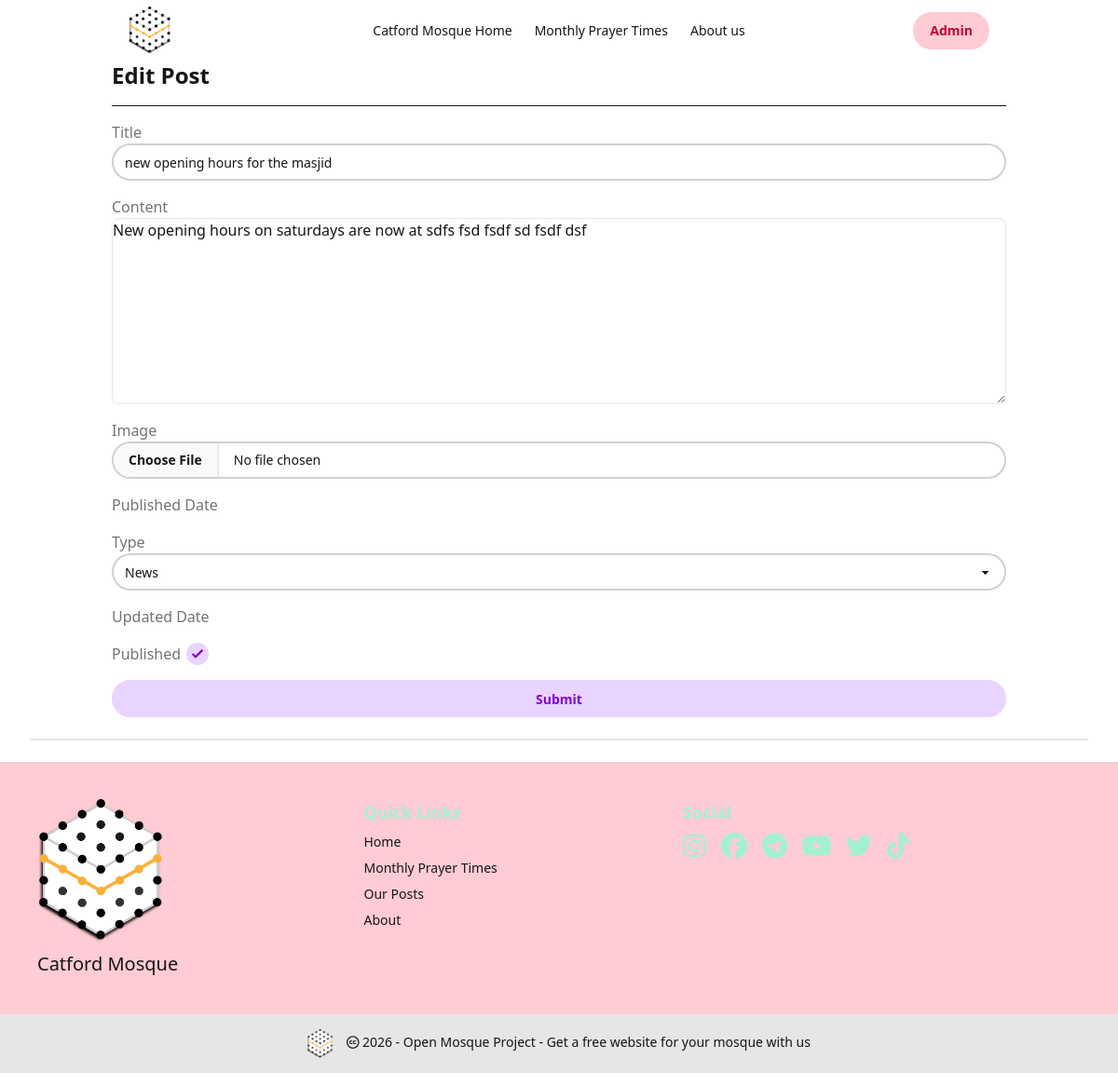
The page /post/edit/3/ (signed in) on the database its author committed.
### masjidConfig/models.py (models this page shows, shortened)
class CentreProfile(SingletonModel):
    maintenance_mode = models.BooleanField(default=False)
    masjid_Name = models.CharField(trans("Name of mosque"), max_length=255, default='Open Mosque Project')
    masjid_Logo = models.ImageField(upload_to='images/', default='images/gsm_logo.png')
    masjid_Photo = models.ImageField(upload_to='images/', blank=True)
    established = models.DateField(blank=True, null=True)
    about = models.TextField(max_length=2000, blank=True)
    address1 = models.CharField(max_length=255, blank=True)
    town = models.CharField(max_length=255, blank=True)
    city = models.CharField(max_length=255, default='London')
    country = models.CharField(max_length=255, default='GB')
    postcode = models.CharField(max_length=10, blank=True)
    method = models.IntegerField(choices=PRAYER_CALC_CHOICES, default=3)
    shafaq = models.CharField(max_length=10, choices=SHAFAQ_CHOICES, default=GEN)
    school = models.IntegerField(choices=SCHOOL_CHOICES, default=SHAFI)
    latitude = models.DecimalField(max_digits=9, decimal_places=6, default=51.443909)
    longitude = models.DecimalField(max_digits=9, decimal_places=6, default=0.219730)
    weekly_schedule = models.JSONField(default=get_default_schedule, help_text="Schedule of operating days and prayers with jamaah times")
    fajr_jamaah_minutes = models.CharField(max_length=255, choices=FAJR_JAMAAH, blank=True)
    dhuhr_jamaah_minutes = models.CharField(max_length=255, choices=DHUHR_JAMAAH, blank=True)
    asr_jamaah_minutes = models.CharField(max_length=255, choices=ASR_JAMAAH, blank=True)
    maghrib_jamaah_minutes = models.CharField(max_length=255, choices=MAGHRIB_JAMAAH, blank=True)
    isha_jamaah_minutes = models.CharField(max_length=255, choices=ISHA_JAMAAH, blank=True)
    theme_choice = models.CharField(max_length=255, choices=COLOR_CHOICES, default='light')
    facebook = models.CharField(max_length=255, blank=True)
    instagram = models.CharField(max_length=255, blank=True)
    youtube = models.CharField(max_length=255, blank=True)
    telegram = models.CharField(max_length=255, blank=True)
    twitter = models.CharField(max_length=255, blank=True)
    tiktok = models.CharField(max_length=255, blank=True)
    imam = models.CharField(max_length=255, blank=True)
    landline = models.CharField(max_length=255, blank=True)
    mobile = models.CharField(max_length=255, blank=True)
    email = models.CharField(max_length=255, blank=True)
    what3words = models.CharField(max_length=255, blank=True)
    class Meta:
        verbose_name = trans("Site Configuration")
    """
    Adjustments we have not currently added

    Tune - "tune" (string) -
    Comma Separated String of integers to offset timings returned by the API in minutes. Example: 5,3,5,7,9,7. See https://aladhan.com/calculation-methods

    "midnightMode" (number) -
    0 for Standard (Mid Sunset to Sunrise), 1 for Jafari (Mid Sunset to Fajr). If you leave this empty, it defaults to Standard.

    "timezonestring" (string) -
    A valid timezone name as specified on http://php.net/manual/en/timezones.php . Example: Europe/London. If you do not specify this, we'll calcuate it using the co-ordinates you provide.

    "latitudeAdjustmentMethod" (number) -
    Method for adjusting times higher latitudes - for instance, if you are checking timings in the UK or Sweden.
    1 - Middle of the Night
    2 - One Seventh
    3 - Angle Based

    "adjustment" (number) -
    Number of days to adjust hijri date(s). Example: 1 or 2 or -1 or -2
    """

### posts/models.py (models this page shows, shortened)
class Post(models.Model):
    title = models.CharField(max_length=200)
    content = models.TextField(max_length=1000) # RichTextField()
    type = models.CharField(max_length=200, choices=POST_CHOICES)
    published = models.BooleanField(default=False)
    published_date = models.DateTimeField(auto_now_add=True)
    updated_date = models.DateTimeField(auto_now=True)
    image = ProcessedImageField(
        upload_to='images/',
        processors=[ResizeToFill(800, 450)],
        blank=True,
        null=True,
    )

### posts/views.py (the view)
# urls.py: path('post/edit/<int:id>/', views.edit_post_form, name='post_edit'),
@login_required
def edit_post_form(request, id):
    post = get_object_or_404(Post, pk=id)
    if request.method == "POST":
        form = PostForm(request.POST, request.FILES, instance=post)
        if form.is_valid():
            form.save()
            return HttpResponseRedirect(reverse('posts:post_view', kwargs={'id': id}))
        else:
            print("Form errors:", form.errors)
            context = {'form': form, 'post': post}
            return render(request, 'posts/post_edit_form.html', context)
    else:
        form = PostForm(instance=post)
        context = {'form': form, 'post': post}
        return render(request, 'posts/post_edit_form.html', context)

### posts/forms.py
class PostForm(forms.ModelForm):
    content = forms.CharField() # widget=CKEditorWidget()
    class Meta:
        model = Post
        fields = '__all__'

### masjidConfig/templatetags/masjid_tags.py (called while the page is built)
@register.simple_tag
def get_masjid():
    return CentreProfile.objects.get(pk=1)

### posts/templates/posts/post_edit_form.html (shortened to what this page needs)
{% extends 'base.html' %}
{% load static %}
{% load widget_tweaks %}
{% block css %}
  <link href="https://cdn.quilljs.com/1.3.6/quill.snow.css" rel="stylesheet">
{% endblock %}
{% block content %}
<h1 class="text-2xl font-bold mb-4">Edit Post</h1>
<hr class="my-4">
<form action="{% url 'posts:post_edit' post.id %}" method="POST" enctype="multipart/form-data" class="space-y-4">
    <div class="form-control">
        <label class="label">
            <span class="label-text">Title</span>
        </label>
        {{ form.title|add_class:"input input-bordered w-full" }}
    </div>
    <div class="form-control">
      <label class="label">
        <span class="label-text">Content</span>
      </label>
      <div id="editor" class="quill-editor">{{ form.content.value|safe }}</div>
    </div>
    <div class="form-control">
        <label class="label">
            <span class="label-text">Image</span>
        </label>
        {{ form.image|add_class:"file-input file-input-bordered w-full" }}
    </div>
    <div class="form-control">
        <label class="label">
            <span class="label-text">Published Date</span>
        </label>
    </div>
    <div class="form-control">
      <label class="label">
          <span class="label-text">Type</span>
      </label>
      {{ form.type|add_class:"select select-bordered w-full" }}
    </div>
    <div class="form-control">
        <label class="label">
            <span class="label-text">Updated Date</span>
        </label>
    </div>
    <div class="form-control">
        <label class="label cursor-pointer">
            <span class="label-text">Published</span>
            {{ form.published|add_class:"checkbox checkbox-primary" }}
        </label>
    </div>
    <div class="form-control">
        <input type="submit" class="btn btn-primary w-full" value="Submit" />
    </div>
</form>
{% endblock %}

### templates/base.html (shortened to what this page needs)
{% load static %}
{% load masjid_tags %}
{% get_masjid as masjid_base %}
<html
  {% if masjid_base.theme_choice %}
    data-theme="{{ masjid_base.theme_choice }}"
  {% else %}
    data-theme="light"
  {% endif %}>
    <head>
      <link href="https://cdn.jsdelivr.net/npm/daisyui@5.0.0-beta.8/daisyui.css" rel="stylesheet" type="text/css" />
      <link href="https://cdn.jsdelivr.net/npm/daisyui@5.0.0-beta.8/themes.css" rel="stylesheet" type="text/css" />
      <script src="https://cdn.jsdelivr.net/npm/@tailwindcss/browser@4"></script>
      {% block css %}{% endblock css %}
      <link rel="stylesheet" href="{% static 'css/style.css' %}">
    </head>
    <body class="{% block bodyclass %}{% endblock bodyclass %}" hx-headers='{"X-CSRFToken": "{{ csrf_token }}"}'>
        <div class="navbar bg-base-100 container mx-auto px-0 md:px-4 lg:px-8">
          <div class="navbar-start">
            <a class="btn btn-ghost text-xl" href="{% url 'posts:home' %}">
              <img src="{{masjid_base.masjid_Logo.url}}" alt="" width="50" height="50">
            </a>
          </div>
          <div class="navbar-center hidden lg:flex">
            <ul class="menu menu-horizontal px-1">
              {% include 'nav_bar_links.html' %}
            </ul>
          </div>
          <div class="navbar-end">
            {% if user.is_authenticated %}
            <div class="dropdown dropdown-end">
              <div tabindex="0" role="button" class="btn btn-ghost">
                <button type="button" class="btn btn-secondary" >Admin</button>
              </div>
          </div>
          {% else %}
            <form class="d-flex">
              <a href="{% url 'login' %}" class="btn btn-primary">Login</a>
            </form>
          {% endif %}
          </div>
        </div>
          <div class="container mx-auto px-0 md:px-4 lg:px-8">{% block content %} {% endblock content %}</div>
          <div class="divider px-8"></div>
          <div class="bg-base-300">
            {% include 'footer.html' %}
          </div>
    </body>
</html>

### templates/nav_bar_links.html
<li class="">
    <a class="" href="{% url 'posts:home' %}">{{masjid_base.masjid_Name}} Home</a>
</li>
<li class="">
    <a class="" href="{% url 'posts:month_view'%}">Monthly Prayer Times</a>
</li>
<li class="">
    <a class="" href="{% url 'masjidConfig:about' %}">About us</a>
</li>

### templates/footer.html (shortened to what this page needs)
{% load static %}
<footer class="footer sm:footer-horizontal bg-secondary p-10">
  <aside>
  <img src="{{masjid_base.masjid_Logo.url}}" alt="mosque logo" width="150">
    <p>
      <span class="text-xl">{{ masjid_base.masjid_Name }}</span>
      <br />
    </p>
  </aside>
  <nav>
    <h6 class="text-lg font-bold text-accent">Quick Links</h6>
    <a href="{% url 'posts:home' %}" class="link link-hover">Home</a>
    <a href="{% url 'posts:month_view'%}" class="link link-hover">Monthly Prayer Times</a>
    <a href="{% url 'posts:post_list'%}" class="link link-hover">Our Posts</a>
    <a href="{% url 'masjidConfig:about' %}" class="link link-hover">About</a>
  </nav>
  <nav>
    <h6 class="text-lg font-bold text-accent text-accent">Social</h6>
    <div class="grid grid-flow-col gap-4">
      {% include 'social_media_icons.html' %}
    </div>
  </nav>
</footer>
<footer class="footer sm:footer-horizontal footer-center bg-base-300 text-base-content p-4">
  <aside>
    <p>
      <a href="https://openmosqueproject.com/" class="mb-3 me-2 mb-md-0 text-muted text-decoration-none lh-1">
        <img class="inline-block" src="{% static 'images/gsm_logo.png' %}" alt="" width="30" height="30">
      </a>
      <i class="fa-brands fa-creative-commons"></i>
      {% now "Y" %} - Open Mosque Project - <a href="https://openmosqueproject.com/">Get a free website for your mosque with us</a>
    </p>
  </aside>
</footer>

### static/css/style.css (style rules this page uses)
.quill-editor { height: 200px; overflow-y: auto; border: 1px solid #e2e8f0; border-radius: 0.5rem; resize: vertical; }

### rows shown on the page
CentreProfile: masjid_Logo (picture), masjid_Name "Catford Mosque"
Post: title "new opening hours for the masjid", content.value "New opening hours on saturdays are now at sdfs fsd fsdf sd fsdf dsf", type "News", published "☑"
